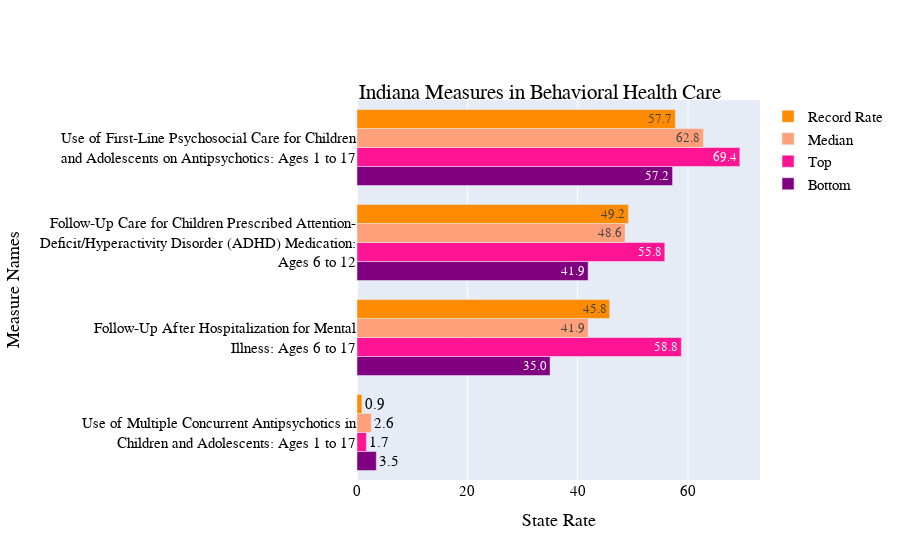
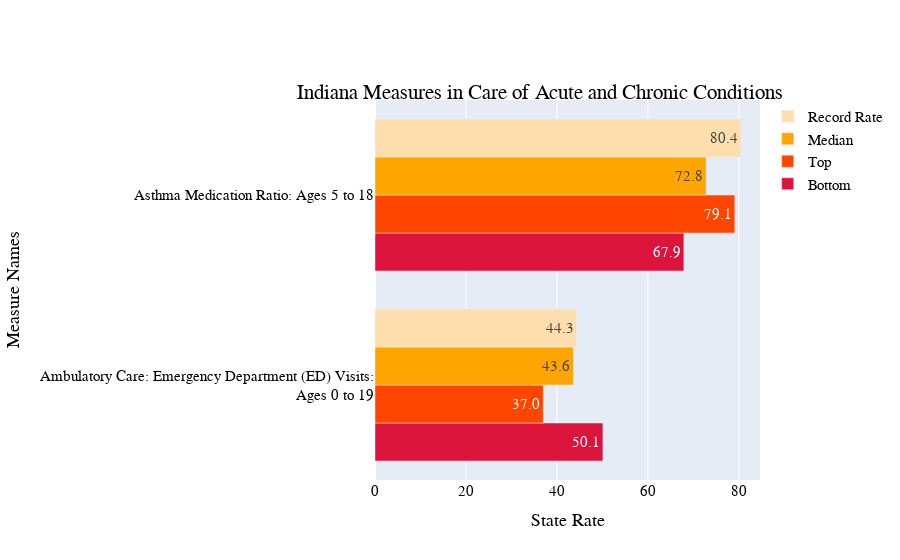
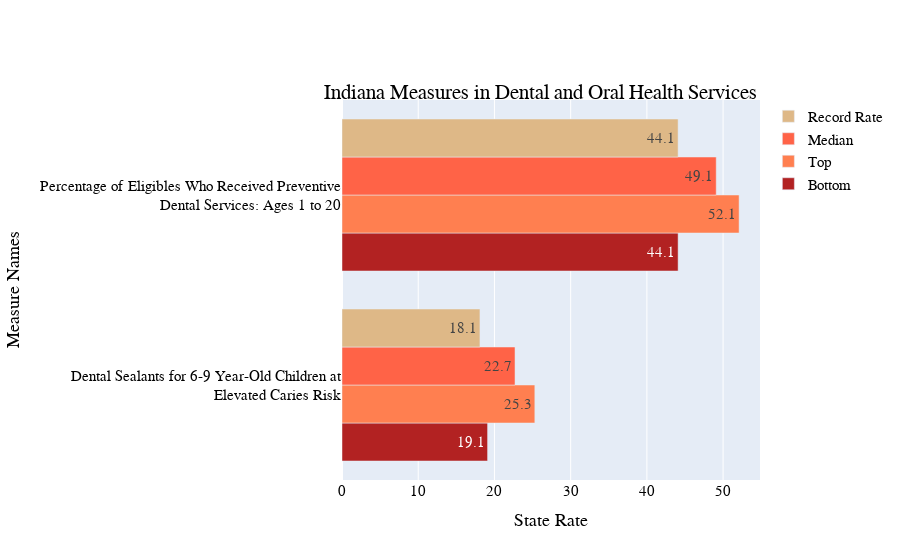
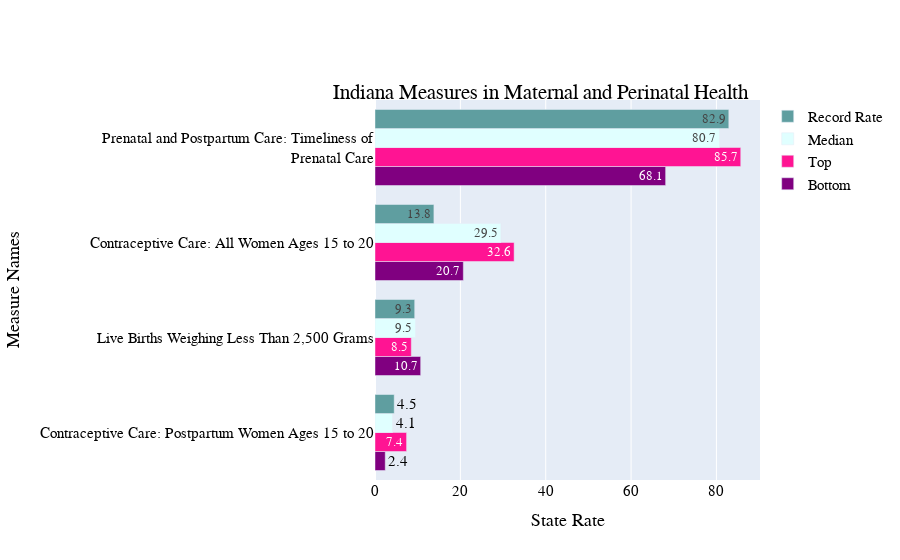

Source (notebook cell) for these figures, in order:
### Markdown cell above
Given a list of state names that we grouped in regions, state_divider() will create a graph per domain that a state submitted information to. For instance, the state of Indiana has submissions in all 5 domains. Note that each domain has its own color scheme as indicated by the color dictionary. For states with more than 4 measure types for a given domain, the graphing task is divided in to multiple graphs so that each graph will only have a max of 4 entries on the y axis to avoid crowding.

### Code cell
state_divider(midwest_states,Child_data,color_dict)

### Figure 1 — Plotly figure (JSON) as saved in the notebook; plotly's stock layout.template omitted (floating-point values rounded to 4 significant figures)
{"data": [{"hoverinfo": "skip", "legendrank": 4, "marker": {"color": "purple"}, "name": "Bottom", "orientation": "h", "text": ["3.5", "35.0", "41.9", "57.2"], "textposition": "auto", "type": "bar", "x": [3.5, 35, 41.9, 57.2], "y": ["Use of Multiple Concurrent Antipsychotics in<br>Children and Adolescents: Ages 1 to 17", "Follow-Up After Hospitalization for Mental<br>Illness: Ages 6 to 17", "Follow-Up Care for Children Prescribed Attention-<br>Deficit/Hyperactivity Disorder (ADHD) Medication:<br>Ages 6 to 12", "Use of First-Line Psychosocial Care for Children<br>and Adolescents on Antipsychotics: Ages 1 to 17"]}, {"hoverinfo": "skip", "legendrank": 3, "marker": {"color": "deeppink"}, "name": "Top", "orientation": "h", "text": ["1.7", "58.8", "55.8", "69.4"], "textposition": "auto", "type": "bar", "x": [1.7, 58.8, 55.8, 69.4], "y": ["Use of Multiple Concurrent Antipsychotics in<br>Children and Adolescents: Ages 1 to 17", "Follow-Up After Hospitalization for Mental<br>Illness: Ages 6 to 17", "Follow-Up Care for Children Prescribed Attention-<br>Deficit/Hyperactivity Disorder (ADHD) Medication:<br>Ages 6 to 12", "Use of First-Line Psychosocial Care for Children<br>and Adolescents on Antipsychotics: Ages 1 to 17"]}, {"hoverinfo": "skip", "legendrank": 2, "marker": {"color": "lightsalmon"}, "name": "Median", "orientation": "h", "text": ["2.6", "41.9", "48.6", "62.8"], "textposition": "auto", "type": "bar", "x": [2.6, 41.9, 48.6, 62.8], "y": ["Use of Multiple Concurrent Antipsychotics in<br>Children and Adolescents: Ages 1 to 17", "Follow-Up After Hospitalization for Mental<br>Illness: Ages 6 to 17", "Follow-Up Care for Children Prescribed Attention-<br>Deficit/Hyperactivity Disorder (ADHD) Medication:<br>Ages 6 to 12", "Use of First-Line Psychosocial Care for Children<br>and Adolescents on Antipsychotics: Ages 1 to 17"]}, {"hoverinfo": "text", "hovertext": ["Lower rates are better for this measure: Not on Track", "Higher rates are better for this measure: On Track", "Higher rates are better for this measure: On Track", "Higher rates are better for this measure: Not on Track"], "legendrank": 1, "marker": {"color": "darkorange"}, "name": "Record Rate", "orientation": "h", "text": ["0.9", "45.8", "49.2", "57.7"], "textposition": "auto", "type": "bar", "x": [0.9, 45.8, 49.2, 57.7], "y": ["Use of Multiple Concurrent Antipsychotics in<br>Children and Adolescents: Ages 1 to 17", "Follow-Up After Hospitalization for Mental<br>Illness: Ages 6 to 17", "Follow-Up Care for Children Prescribed Attention-<br>Deficit/Hyperactivity Disorder (ADHD) Medication:<br>Ages 6 to 12", "Use of First-Line Psychosocial Care for Children<br>and Adolescents on Antipsychotics: Ages 1 to 17"]}], "layout": {"barmode": "group", "font": {"color": "Black", "family": "Arial", "size": 15}, "title": {"text": "Indiana Measures in Behavioral Health Care", "x": 0.6, "xanchor": "center", "y": 0.85, "yanchor": "top"}, "xaxis": {"title": {"text": "State Rate"}}, "yaxis": {"scaleanchor": "x", "scaleratio": 100, "title": {"text": "Measure Names"}}}}

### Figure 2 — Plotly figure (JSON) as saved in the notebook; plotly's stock layout.template omitted (floating-point values rounded to 4 significant figures)
{"data": [{"hoverinfo": "skip", "legendrank": 4, "marker": {"color": "crimson"}, "name": "Bottom", "orientation": "h", "text": ["50.1", "67.9"], "textposition": "auto", "type": "bar", "x": [50.1, 67.9], "y": ["Ambulatory Care: Emergency Department (ED) Visits:<br>Ages 0 to 19", "Asthma Medication Ratio: Ages 5 to 18"]}, {"hoverinfo": "skip", "legendrank": 3, "marker": {"color": "orangered"}, "name": "Top", "orientation": "h", "text": ["37.0", "79.1"], "textposition": "auto", "type": "bar", "x": [37, 79.1], "y": ["Ambulatory Care: Emergency Department (ED) Visits:<br>Ages 0 to 19", "Asthma Medication Ratio: Ages 5 to 18"]}, {"hoverinfo": "skip", "legendrank": 2, "marker": {"color": "orange"}, "name": "Median", "orientation": "h", "text": ["43.6", "72.8"], "textposition": "auto", "type": "bar", "x": [43.6, 72.8], "y": ["Ambulatory Care: Emergency Department (ED) Visits:<br>Ages 0 to 19", "Asthma Medication Ratio: Ages 5 to 18"]}, {"hoverinfo": "text", "hovertext": ["Lower rates are better for this measure: On Track", "Higher rates are better for this measure: On Track"], "legendrank": 1, "marker": {"color": "navajowhite"}, "name": "Record Rate", "orientation": "h", "text": ["44.3", "80.4"], "textposition": "auto", "type": "bar", "x": [44.3, 80.4], "y": ["Ambulatory Care: Emergency Department (ED) Visits:<br>Ages 0 to 19", "Asthma Medication Ratio: Ages 5 to 18"]}], "layout": {"barmode": "group", "font": {"color": "Black", "family": "Arial", "size": 15}, "title": {"text": "Indiana Measures in Care of Acute and Chronic Conditions", "x": 0.6, "xanchor": "center", "y": 0.85, "yanchor": "top"}, "xaxis": {"title": {"text": "State Rate"}}, "yaxis": {"scaleanchor": "x", "scaleratio": 100, "title": {"text": "Measure Names"}}}}

### Figure 3 — Plotly figure (JSON) as saved in the notebook; plotly's stock layout.template omitted (floating-point values rounded to 4 significant figures)
{"data": [{"hoverinfo": "skip", "legendrank": 4, "marker": {"color": "firebrick"}, "name": "Bottom", "orientation": "h", "text": ["19.1", "44.1"], "textposition": "auto", "type": "bar", "x": [19.1, 44.1], "y": ["Dental Sealants for 6-9 Year-Old Children at<br>Elevated Caries Risk", "Percentage of Eligibles Who Received Preventive<br>Dental Services: Ages 1 to 20"]}, {"hoverinfo": "skip", "legendrank": 3, "marker": {"color": "coral"}, "name": "Top", "orientation": "h", "text": ["25.3", "52.1"], "textposition": "auto", "type": "bar", "x": [25.3, 52.1], "y": ["Dental Sealants for 6-9 Year-Old Children at<br>Elevated Caries Risk", "Percentage of Eligibles Who Received Preventive<br>Dental Services: Ages 1 to 20"]}, {"hoverinfo": "skip", "legendrank": 2, "marker": {"color": "tomato"}, "name": "Median", "orientation": "h", "text": ["22.7", "49.1"], "textposition": "auto", "type": "bar", "x": [22.7, 49.1], "y": ["Dental Sealants for 6-9 Year-Old Children at<br>Elevated Caries Risk", "Percentage of Eligibles Who Received Preventive<br>Dental Services: Ages 1 to 20"]}, {"hoverinfo": "text", "hovertext": ["Higher rates are better for this measure: Not on Track", "Higher rates are better for this measure: Not on Track"], "legendrank": 1, "marker": {"color": "burlywood"}, "name": "Record Rate", "orientation": "h", "text": ["18.1", "44.1"], "textposition": "auto", "type": "bar", "x": [18.1, 44.1], "y": ["Dental Sealants for 6-9 Year-Old Children at<br>Elevated Caries Risk", "Percentage of Eligibles Who Received Preventive<br>Dental Services: Ages 1 to 20"]}], "layout": {"barmode": "group", "font": {"color": "Black", "family": "Arial", "size": 15}, "title": {"text": "Indiana Measures in Dental and Oral Health Services", "x": 0.6, "xanchor": "center", "y": 0.85, "yanchor": "top"}, "xaxis": {"title": {"text": "State Rate"}}, "yaxis": {"scaleanchor": "x", "scaleratio": 100, "title": {"text": "Measure Names"}}}}

### Figure 4 — Plotly figure (JSON) as saved in the notebook; plotly's stock layout.template omitted (floating-point values rounded to 4 significant figures)
{"data": [{"hoverinfo": "skip", "legendrank": 4, "marker": {"color": "purple"}, "name": "Bottom", "orientation": "h", "text": ["2.4", "10.7", "20.7", "68.1"], "textposition": "auto", "type": "bar", "x": [2.4, 10.7, 20.7, 68.1], "y": ["Contraceptive Care: Postpartum Women Ages 15 to 20", "Live Births Weighing Less Than 2,500 Grams", "Contraceptive Care: All Women Ages 15 to 20", "Prenatal and Postpartum Care: Timeliness of<br>Prenatal Care"]}, {"hoverinfo": "skip", "legendrank": 3, "marker": {"color": "deeppink"}, "name": "Top", "orientation": "h", "text": ["7.4", "8.5", "32.6", "85.7"], "textposition": "auto", "type": "bar", "x": [7.4, 8.5, 32.6, 85.7], "y": ["Contraceptive Care: Postpartum Women Ages 15 to 20", "Live Births Weighing Less Than 2,500 Grams", "Contraceptive Care: All Women Ages 15 to 20", "Prenatal and Postpartum Care: Timeliness of<br>Prenatal Care"]}, {"hoverinfo": "skip", "legendrank": 2, "marker": {"color": "lightcyan"}, "name": "Median", "orientation": "h", "text": ["4.1", "9.5", "29.5", "80.7"], "textposition": "auto", "type": "bar", "x": [4.1, 9.5, 29.5, 80.7], "y": ["Contraceptive Care: Postpartum Women Ages 15 to 20", "Live Births Weighing Less Than 2,500 Grams", "Contraceptive Care: All Women Ages 15 to 20", "Prenatal and Postpartum Care: Timeliness of<br>Prenatal Care"]}, {"hoverinfo": "text", "hovertext": ["Higher rates are better for this measure: On Track", "Lower rates are better for this measure: Not on Track", "Higher rates are better for this measure: Not on Track", "Higher rates are better for this measure: On Track"], "legendrank": 1, "marker": {"color": "cadetblue"}, "name": "Record Rate", "orientation": "h", "text": ["4.5", "9.3", "13.8", "82.9"], "textposition": "auto", "type": "bar", "x": [4.5, 9.3, 13.8, 82.9], "y": ["Contraceptive Care: Postpartum Women Ages 15 to 20", "Live Births Weighing Less Than 2,500 Grams", "Contraceptive Care: All Women Ages 15 to 20", "Prenatal and Postpartum Care: Timeliness of<br>Prenatal Care"]}], "layout": {"barmode": "group", "font": {"color": "Black", "family": "Arial", "size": 15}, "title": {"text": "Indiana Measures in Maternal and Perinatal Health", "x": 0.6, "xanchor": "center", "y": 0.85, "yanchor": "top"}, "xaxis": {"title": {"text": "State Rate"}}, "yaxis": {"scaleanchor": "x", "scaleratio": 100, "title": {"text": "Measure Names"}}}}
